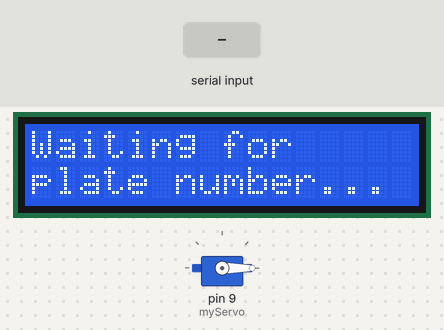
Recording of a sketch running on a simulated Arduino Uno, built with avr-gcc and run on an emulated ATmega328P. On the bench: 16×2 character LCD, servo. The inputs (shaded band) are chosen by the test bench. What the sketch prints to the serial monitor is not drawn.

Above: at 1.2 s.
1.3 s: "GRANTED\n" received over Serial
At 1.6 s:
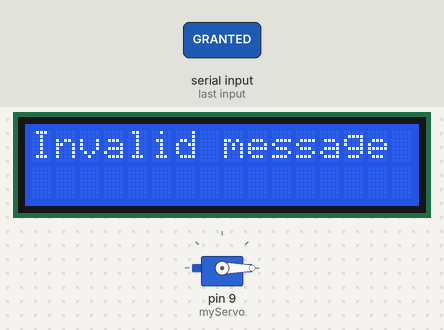
2.8 s: byte 10 ('\n') received over Serial
Timing chart, 0 to 5.8 s (numbered marks = the images above; inputs shaded):
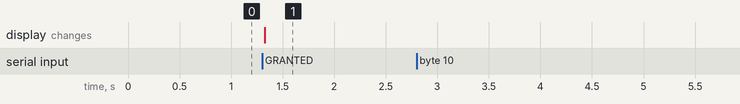

The sketch:

arduino.ino
```cpp
#include <Wire.h>
#include <LiquidCrystal_I2C.h>
#include <Servo.h>

LiquidCrystal_I2C lcd(0x27, 16, 2);  // 0x27 is a common I2C address. Yours might be 0x3F — check if needed.
Servo myServo;

String input = "";
bool messageComplete = false;

void setup() {
  Serial.begin(9600);
  lcd.init();
  lcd.backlight();
  myServo.attach(9);
  myServo.write(0);

  lcd.setCursor(0, 0);
  lcd.print("Waiting for");
  lcd.setCursor(0, 1);
  lcd.print("plate number...");
}

void loop() {
  while (Serial.available()) {
    char c = Serial.read();
    if (c == '\n') {
      messageComplete = true;
      break;
    }
    input += c;
  }

  if (messageComplete) {
    Serial.println("Received: " + input);

    lcd.clear();
    int commaIndex = input.indexOf(',');
    if (commaIndex > 0) {
      String plate = input.substring(0, commaIndex);
      String status = input.substring(commaIndex + 1);

      lcd.setCursor(0, 0);
      lcd.print("Plate: " + plate);

      lcd.setCursor(0, 1);
      lcd.print("Access: " + status);

      if (status == "GRANTED") {
        myServo.write(90);  // Open gate
        delay(3000);        // Wait 3 seconds
        myServo.write(0);   // Close gate
      }
    } else {
      lcd.setCursor(0, 0);
      lcd.print("Invalid message");
    }

    input = "";
    messageComplete = false;
  }
}
```

Measured:
- after the input at 1.3 s, the display: changes at once (image 1)
- after the input at 2.8 s, every drawn part: stays the same
